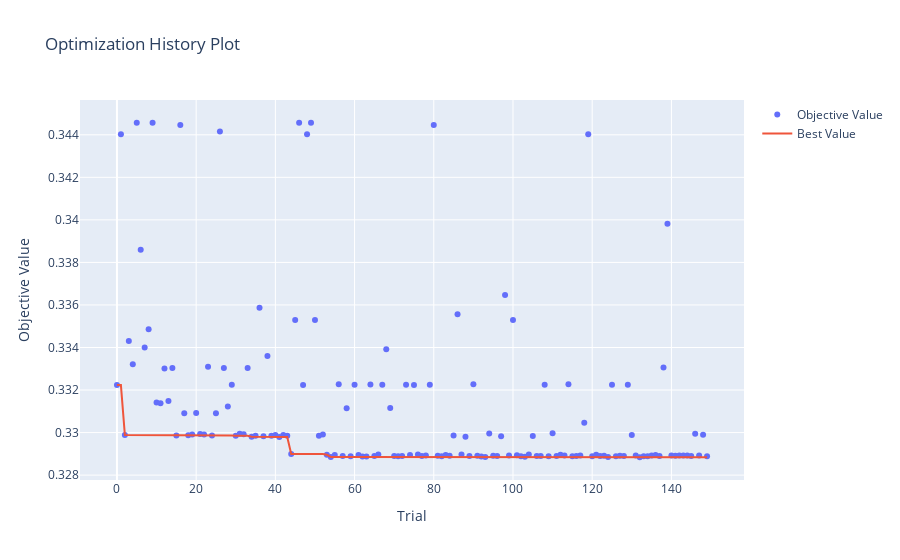

The cell this chart's notebook holds for it:
### Code cell
optuna.visualization.plot_optimization_history(study)

### Figure 1 — Plotly figure (JSON) as saved in the notebook; plotly's stock layout.template omitted (floating-point values rounded to 4 significant figures; data arrays with more than 128 entries replaced by an {"elided": "..."} marker saying what was removed)
{"data": [{"mode": "markers", "name": "Objective Value", "type": "scatter", "x": {"elided": "150 int values"}, "y": {"elided": "150 float values"}}, {"name": "Best Value", "type": "scatter", "x": {"elided": "150 int values"}, "y": {"elided": "150 float values"}}], "layout": {"title": {"text": "Optimization History Plot"}, "xaxis": {"title": {"text": "Trial"}}, "yaxis": {"title": {"text": "Objective Value"}}}}
